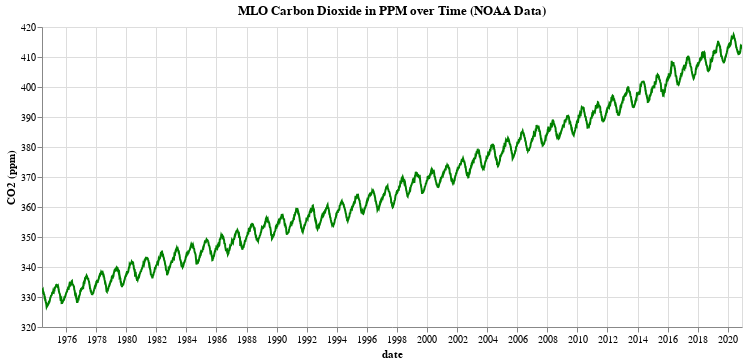

The notebook cell this image was saved under:
### Code cell
alt.Chart(mlo_co2_data).mark_line().encode(
    x = alt.X('date', type='temporal'),
    y = alt.Y('CO2 (ppm)', type='quantitative', scale=alt.Scale(zero=False)),
    color = alt.value('green')
).properties(title='MLO Carbon Dioxide in PPM over Time (NOAA Data)', width=700).interactive()

### Figure 1 — Vega-Lite specification as saved in the notebook (floating-point values rounded to 4 significant figures; data arrays with more than 128 entries replaced by an {"elided": "..."} marker saying what was removed)
{"config": {"view": {"continuousWidth": 400, "continuousHeight": 300}}, "data": {"name": "data-33c410d6c75bf33a94b0eab0a756bf7c"}, "mark": "line", "encoding": {"color": {"value": "green"}, "x": {"type": "temporal", "field": "date"}, "y": {"type": "quantitative", "field": "CO2 (ppm)", "scale": {"zero": false}}}, "selection": {"selector002": {"type": "interval", "bind": "scales", "encodings": ["x", "y"]}}, "title": "MLO Carbon Dioxide in PPM over Time (NOAA Data)", "width": 700, "$schema": "https://vega.github.io/schema/vega-lite/v4.8.1.json", "datasets": {"data-33c410d6c75bf33a94b0eab0a756bf7c": {"elided": "2410 records"}}}
